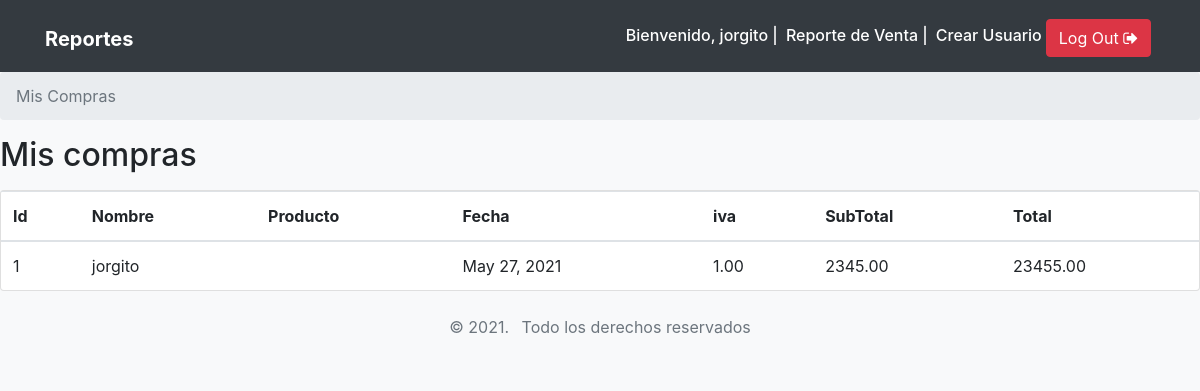
/mis_compras/ (signed in), run on the app's committed database.
### Usuario/models.py (models this page shows, shortened)
class Usuario(AbstractUser):
	imagen = models.ImageField(upload_to='usuario/%Y/%m/%d', null=True, blank=True)
	token = models.UUIDField(primary_key=False, editable=False, null=True, blank=True)

### tablero/models.py (models this page shows, shortened)
class Venta(models.Model):
	cliente = models.ForeignKey(Usuario, on_delete=models.CASCADE, related_name='venta')
	date_joined = models.DateField(default=datetime.now)
	subtotal = models.DecimalField(default=0.00, max_digits=9, decimal_places=2)
	iva = models.DecimalField(default=0.00, max_digits=9, decimal_places=2)
	total = models.DecimalField(default=0.00, max_digits=9, decimal_places=2)

### Usuario/views.py (the view)
# urls.py: path('mis_compras/', MisCompras.as_view(), name='MisCompras'),
class MisCompras(ListView):
	model = Venta
	template_name = 'usuario/mis_compras.html'
	context_object_name= 'compras'
	def get_queryset(self):
		queryset = self.request.user.venta \
			.select_related('cliente')
		return queryset

### Usuario/templates/usuario/mis_compras.html (shortened to what this page needs)
{% extends 'base.html' %}
{% block contenido %}
<nav>
	<ol class="breadcrumb">
		<li class="breadcrumb-item active">
			Mis Compras
		</li>
	</ol>
</nav>
<h2 class="mb-3">
	Mis compras
</h2>
<div class="card">
	<table class="table mb-0">
		<thead>
		<tr>
			<th>
				Id
			</th>
			<th>
				Nombre
			</th>
			<th>
				Producto
			</th>
			<th>
				Fecha
			</th>
			<th>
				iva
			</th>
			<th>
				SubTotal
			</th>
			<th>
				Total
			</th>
		</tr>
		</thead>
		{% for compra in compras %}
		<tbody>
				<td class="align-middle">
					{{compra.id}}
				</td>
				<td class="align-middle">
					{{compra.cliente.username}}
				</td>
				<td class="align-middle">
				</td>
				<td class="align-middle">
					{{compra.date_joined}}
				</td>
				<td class="align-middle">
					{{compra.iva}}
				</td>
				<td class="align-middle">
					{{compra.subtotal}}
				</td>
				<td class="align-middle">
					{{compra.total}}
				</td>
		</tbody>
		{% endfor %}
	</table>
</div>
{% endblock %}

### templates/base.html (shortened to what this page needs)
{% load static %}
<!doctype html>
<html lang="en">
<head>
{% block head %}
    <link rel="stylesheet" href="{% static 'lib/jquery-confirm-v3.3.4/jquery-confirm.min.css' %}">
      <link rel="stylesheet" href="{% static 'lib/datatables-1.10.20/css/dataTables.bootstrap4.min.css' %}"/>
    <link rel="stylesheet"
          href="{% static 'lib/datatables-1.10.20/plugins/responsive-2.2.3/css/responsive.bootstrap4.min.css' %}"/>
    <link rel="stylesheet" href="https://use.fontawesome.com/releases/v5.1.0/css/all.css">
    <link rel="stylesheet" href="https://maxcdn.bootstrapcdn.com/bootstrap/4.0.0-beta.2/css/bootstrap.min.css">
    <link rel="stylesheet" href="https://maxcdn.bootstrapcdn.com/font-awesome/4.7.0/css/font-awesome.min.css">
    <link rel="stylesheet" href="https://maxcdn.bootstrapcdn.com/font-awesome/4.7.0/css/font-awesome.min.css">
{% endblock %}
</head>
<body class="bg-light">
    <nav class="navbar navbar-expand-md navbar-dark bg-dark">
        <div class="container">
            <h1><a href="" class="navbar-brand">
            <strong>Reportes</strong></a></h1>
            <div class="collapse navbar-collapse justify-content-end " id="navbar">
                {% if not request.user.is_active %}
                <a href="" class="btn btn-info mt-1 mx-1">Leaderboard</a>
                <a href="{% url 'login' %}" class="btn btn-info mt-1"><i class="fa fa-sign-in" aria-hidden="true"></i> Log In</a>
                {% else %}
                <h6 class="text-white mt-2 mr-2">Bienvenido, {{ request.user.username }} | </h6>
                <h6 class="text-white mt-2 mr-2"><a href="{% url 'reporte_venta' %}" class="text-white">Reporte de Venta</a> |</h6>
                <h6 class="mt-2"><a href="{% url 'usuario_crear' %}" class="text-white">Crear Usuario</a></h6>
                <a href="{% url 'logout' %}" class="btn btn-danger mt-1 mx-1">Log Out <i class="fa fa-sign-out" aria-hidden="true"></i></a>
                {% endif %}
            </div>
        </div>
    </nav>
    {% block contenido %}
    {% endblock  %}
    <footer class="bg-light text-muted py-0">
        <div class="container py-4">
            <ul class="list-inline mb-0 text-center">
                <li class="list-inline-item">&copy; 2021.</li>
                <li class="list-inline-item">Todo los derechos reservados</li>
            </ul>
        </div>
    </footer>
</body>
</html>

### data on the page
Usuario: user.username "jorgito"
Venta: id "1", cliente.username "jorgito", date_joined "May 27, 2021", iva "1.00", subtotal "2345.00", total "23455.00"
